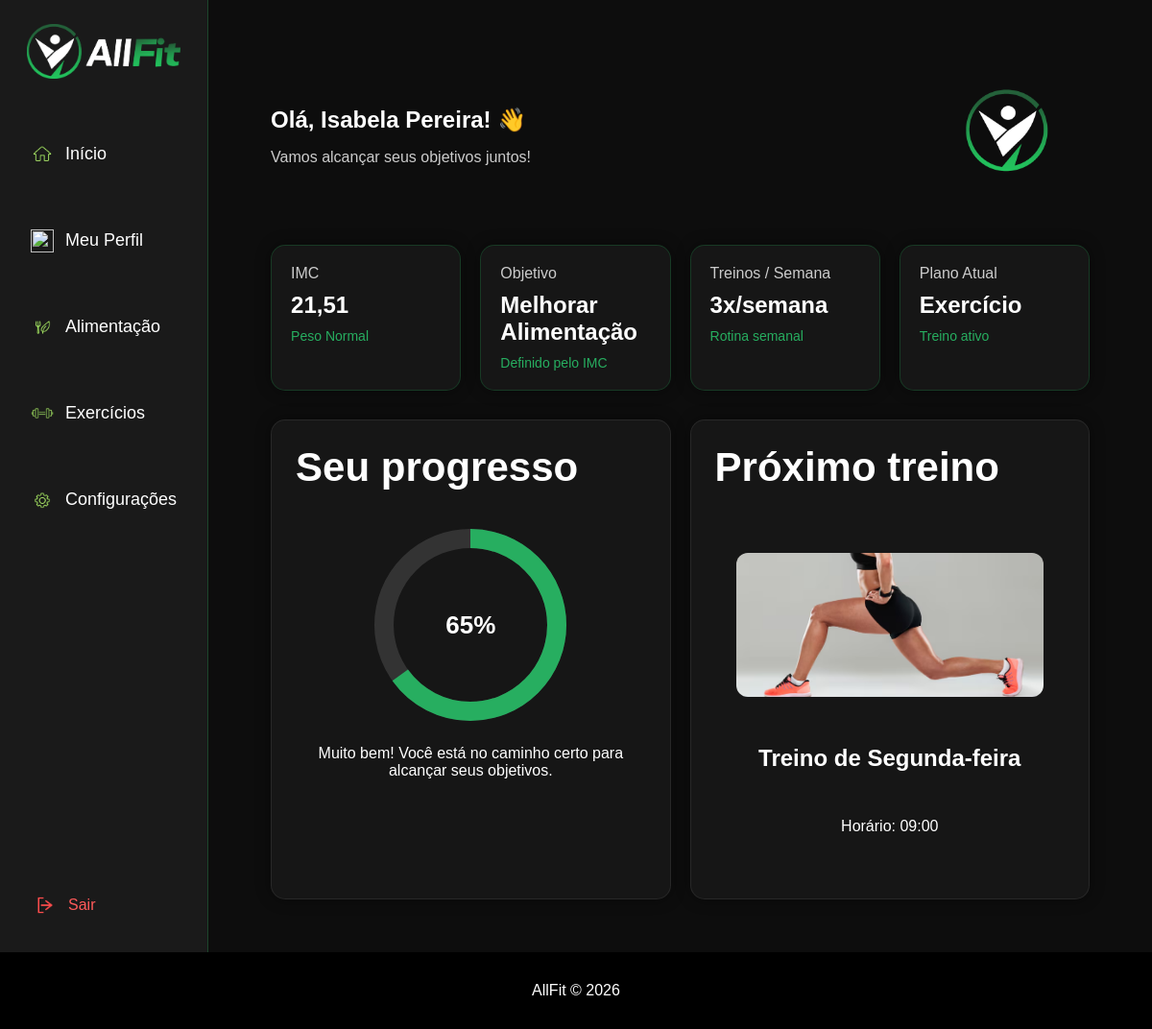
The page /AllFit/dashboard.php (signed in) on the database its author committed.
### tables this page shows
CREATE TABLE IF NOT EXISTS `perfis` (
  `id_perfil` int(11) NOT NULL AUTO_INCREMENT,
  `id_usuario` int(11) NOT NULL,
  `idade` int(11) NOT NULL,
  `altura` decimal(4,2) NOT NULL,
  `peso` decimal(5,2) NOT NULL,
  PRIMARY KEY (`id_perfil`)
);

CREATE TABLE IF NOT EXISTS `treinos` (
  `id_treino` int(11) NOT NULL AUTO_INCREMENT,
  `id_usuario` int(11) NOT NULL,
  `tipo_exercicio` varchar(30) NOT NULL,
  `horario_inicio` time NOT NULL,
  `horario_fim` time NOT NULL,
  `duracao` int(11) NOT NULL,
  `local` varchar(30) NOT NULL,
  `dias_treino` varchar(100) NOT NULL,
  `dias_total` int(11) NOT NULL,
  PRIMARY KEY (`id_treino`)
);

### AllFit/dashboard.php (the view, shortened to what this page needs)
<?php
    $id_usuario = $_SESSION["id_usuario"];
    $sql = mysql_query("
        SELECT *
        FROM perfis
        WHERE id_usuario = '$id_usuario'
    ");
    $perfil = null;
    if (mysql_num_rows($sql) > 0) {
        $perfil = mysql_fetch_assoc($sql);
    }
    $objetivo = null;
    if ($perfil != null) {
        $imc = $perfil["peso"] / ($perfil["altura"] * $perfil["altura"]);
        if ($imc < 18.5) {
            $objetivo = "Ganhar Massa";
        }
        elseif ($imc < 25) {
            $objetivo = "Melhorar Alimentação";
        }
        else {
            $objetivo = "Emagrecer";
        }
    }
    $treino = null;
    $sqlTreino = mysql_query("
        SELECT *
        FROM treinos
        WHERE id_usuario = '$id_usuario'
    ");
    if (mysql_num_rows($sqlTreino) > 0) {
        $treino = mysql_fetch_assoc($sqlTreino);
    }
    $quantidadeDias = 0;
    $primeiroDia = null;
    if ($treino != null) {
        if (!empty($treino["dias_treino"])) {
            $dias = explode(", ", $treino["dias_treino"]);
            $quantidadeDias = count($dias);
            $primeiroDia = $dias[0];
        }
    }
    $nomesDias = array(
        "segunda" => "Segunda-feira",
        "terca" => "Terça-feira",
        "quarta" => "Quarta-feira",
        "quinta" => "Quinta-feira",
        "sexta" => "Sexta-feira"
    );
?>
<html lang="pt-br">
<head>
    <link rel="stylesheet" href="Base_Style.css">
    <link rel="stylesheet" href="dashboardStyle.css">
</head>
<body>
    <section class="dashboard">
        <aside class="sidebar">
            <img class="logo-dash" src="logo 1.png" alt="AllFit">
            <nav class="menu-dash">
                <a href="dashboard.php">
                    <img src="home.png" alt="">
                    Início
                </a>
                <a href="perfil.php">
                    <img src="profile.png" alt="">
                    Meu Perfil
                </a>
                <a href="#" onclick="abrirDieta()">
                    <img src="diet.png" alt="">
                    Alimentação
                </a>
                <a href="#" onclick="abrirExercicios()">
                    <img src="dumbbell.png" alt="">
                    Exercícios
                </a>
                <a href="configuracao.php">
                    <img src="settings.png" alt="">
                    Configurações
                </a>
            </nav>
            <a href = "index.html" class="sair-dash">
                <img src="logout.png" alt="">
                Sair
            </a>
        </aside>
        <div class="page-container">
            <main class="conteudo-dash">
                <div class="topo-dash">
                    <div>
                        <h1>
                            Olá, <?php echo $_SESSION["nome_usuario"]; ?>! 👋
                        </h1>
                        <p>
                            Vamos alcançar seus objetivos juntos!
                        </p>
                    </div>
                    <div class="imagem-topo">
                        <img src="logo.png" alt="">
                    </div>
                </div>
                <section class="cards-dash">
                    <div class="dash-card" id="card-imc">
                        <p>IMC</p>
                        <?php if ($perfil == null) { ?>
                            <h2>
                                Não Definido
                            </h2>
                            <span>
                                Cadastre seu Perfil
                            </span>
                        <?php } else { ?>
                            <?php
                                $imc = $perfil["peso"] /
                                       ($perfil["altura"] * $perfil["altura"]);
                                if ($imc < 18.5) {
                                    $biotipo = "Abaixo do peso";
                                }
                                elseif ($imc < 25) {
                                    $biotipo = "Peso Normal";
                                }
                                elseif ($imc < 30) {
                                    $biotipo = "Sobrepeso";
                                }
                                elseif ($imc < 35) {
                                    $biotipo = "Obesidade Grau I";
                                }
                                elseif ($imc < 40) {
                                    $biotipo = "Obesidade Grau II";
                                }
                                else {
                                    $biotipo = "Obesidade Grau III";
                                }
                            ?>
                            <h2>
                                <?php
                                    echo number_format($imc, 2, ",", ".");
                                ?>
                            </h2>
                            <span>
                                <?php
                                    echo $biotipo;
                                ?>
                            </span>
                        <?php } ?>
                    </div>
                    <div class="dash-card" id="card-obj">
                        <p>Objetivo</p>
                        <?php if ($objetivo == null) { ?>
                            <h2>
                                Não definido
                            </h2>
                            <span>
                                Cadastre seu Perfil
                            </span>
                        <?php } else { ?>
                            <h2>
                                <?php echo $objetivo; ?>
                            </h2>
                            <span>
                                Definido pelo IMC
                            </span>
                        <?php } ?>
                    </div>
                    <div class="dash-card" id="card-treinoPorSemana">
                        <p>
                            Treinos / Semana
                        </p>
                        <?php if ($treino == null) { ?>
                            <h2>
                                Não definido
                            </h2>
                            <span>
                                Sem rotina
                            </span>
                        <?php } else { ?>
                            <h2>
                                <?php echo $quantidadeDias; ?>x/semana
                            </h2>
                            <span>
                                Rotina semanal
                            </span>
                        <?php } ?>
                    </div>
                    <div class="dash-card" id="card-planoAtual">
                        <p>
                            Plano Atual
                        </p>
                        <?php if ($treino == null) { ?>
                            <h2>
                                Não definido
                            </h2>
                            <span>
                                Sem plano ativo
                            </span>
                        <?php } else { ?>
                            <h2>
                                Exercício
                            </h2>
                            <span>
                                Treino ativo
                            </span>
                        <?php } ?>
                    </div>
                </section>
                <section class="area-baixo">
                    <div class="painel">
                        <h1>
                            Seu progresso
                        </h1>
                        <div class="progresso-circulo">
                            <svg width="220" height="220">
                                <circle
                                    class="bg"
                                    cx="110"
                                    cy="110"
                                    r="90">
                                </circle>
                                <circle
                                    class="progress"
                                    cx="110"
                                    cy="110"
                                    r="90">
                                </circle>
                            </svg>
                            <span id="progressoTexto">
                            </span>
                        </div>
                        <?php if ($perfil == null || $treino == null) { ?>
                            <p id="textoProgresso">
                                Crie seu perfil e uma rotina para acompanhar seu progresso.
                            </p>
                        <?php } else { ?>
                            <p id="textoProgresso">
                                Muito bem! Você está no caminho certo para alcançar seus objetivos.
                            </p>
                        <?php } ?>
                    </div>
                    <div class="painel">
                        <h1>
                            Próximo treino
                        </h1>
                        <?php if ($treino == null) { ?>
                            <img
                                class="img-treino"
                                src="treino_perna.avif"
                                alt="Treino"
                                style="display:none;">
                            <h2>
                                Não definido
                            </h2>
                            <p>
                                Crie uma rotina de exercícios.
                            </p>
                        <?php } else { ?>
                            <img
                                class="img-treino"
                                src="treino_perna.avif"
                                alt="Treino">
                            <h2>
                                Treino de
                                <?php
                                    if (isset($nomesDias[$primeiroDia])) {
                                        echo $nomesDias[$primeiroDia];
                                    } else {
                                        echo $primeiroDia;
                                    }
                                ?>
                            </h2>
                            <p>
                                Horário:
                                <?php
                                    echo substr(
                                        $treino["horario_inicio"],
                                        0,
                                        5
                                    );
                                ?>
                            </p>
                        <?php } ?>
                    </div>
                </section>
            </main>
        </div>
    </section>
    <footer class="footer-dash">
        <p>
            AllFit © 2026
        </p>
    </footer>
</body>
</html>

### AllFit/Base_Style.css (style rules this page uses)
* { box-sizing: border-box; }
:root { --verde-claro: #27AE60; --verde-medio: #1E7F4A; --verde-escuro: #0D3D24; --bg-primary: #121212; --bg-secondary: #1A1A1A; }
html, body { height: 100%; min-height: 100%; margin: 0; background-color: #0d0d0d; }
body { margin: 0; font-family: Arial, sans-serif; background-color: var(--bg-primary); color: white; display: flex; flex-direction: column; overflow-x: hidden; }
a { color: var(--verde-claro); }
nav a { user-select: none; color: white; padding-bottom: 4px; border-bottom: 2px solid #0000; text-decoration: none; margin-left: 20px; transition: 0.2s; }
footer { background-color: black; text-align: center; padding: 15px; margin-top: auto; color: white; }
.dashboard { flex: 1; background-color: #0d0d0d; display: flex; color: white; }
.sidebar { width: 220px; height: auto; background-color:#1A1A1A; box-sizing: border-box; padding: 25px 20px; display: flex; flex-direction: column; justify-content: space-between; border-right: 1px solid rgba(34, 197, 94, 0.25); }
.logo-dash { width: 160px; margin: 0 auto 35px auto; }
.menu-dash { display: flex; flex-direction: column; gap: 12px; margin-left: -20px; }
.menu-dash a { text-decoration: none; padding: 12px; border-radius: 10px; transition: 0.3s; font-size: large; margin-top: 20px; display: flex; align-items: center; gap: 12px; color: white; }
.menu-dash img { width: 24px; height: 24px; object-fit: contain; }
.sair-dash { display: flex; align-items: center; margin-top: auto; gap: 12px; color: #ff5a5a; text-decoration: none; padding: 12px; border-radius: 10px; transition: 0.3s; }
.sair-dash img { width: 24px; height: 24px; object-fit: contain; }
.conteudo-dash { flex: 1; padding: 35px; box-sizing: border-box; width: 100%; }
.footer-dash { margin-top: auto; width: 100%; background-color: black; text-align: center; padding: 15px; box-sizing: border-box; }
.topo-dash { display: grid; grid-template-columns: auto 320px; align-items: center; gap: 40px; width: 100%; }
.topo-dash h1 { margin-bottom: 5px; }
.topo-dash p { color: #ccc; }
.imagem-topo { display: flex; justify-content: flex-end; }
.imagem-topo img { width: 170px; height: 170px; object-fit: cover; }
.cards-dash { display: flex; gap: 10px; flex-wrap: wrap; margin-top: 30px; }
.dash-card { background-color: #161616; border: 1px solid rgba(34, 197, 94, 0.2); border-radius: 15px; width: 190px; padding: 20px; box-shadow: 0 0 15px rgba(0,0,0,0.4); }
.dash-card p { color: #ccc; margin: 0; }
.dash-card h2 { margin: 10px 0; }
.dash-card span { color: var(--verde-claro); font-size: 14px; }
.area-baixo { display: flex; justify-content: center; align-items: stretch; gap: 40px; flex-wrap: wrap; margin-top: 30px; }
.painel { background-color: #161616; border: 1px solid rgba(34, 197, 94, 0.25); border-radius: 15px; padding: 25px; height: 500px; width: 500px; display: flex; flex-direction: column; justify-content: flex-start; padding-top: 25px; align-items: center; text-align: center; gap: 20px; }
.painel h1 { margin: 0 0 20px 0; margin-top: 0px; margin-bottom: 35px; font-size: 42px; align-self: flex-start; text-align: center; }
.painel p { margin: 8px 0; }
.progresso-circulo { position: relative; width: 220px; height: 220px; display: flex; justify-content: center; align-items: center; margin: 20px auto; background: none !important; border: none !important; }
.progresso-circulo::before { display: none !important; }
.progresso-circulo svg { position: absolute; transform: rotate(-90deg); }
.progresso-circulo span { position: relative; z-index: 2; font-size: 36px; font-weight: bold; color: white; }
#textoProgresso { margin-top: 20px; max-width: 360px; text-align: center; }
.img-treino { width: 100%; max-width: 320px; height: 200px; object-fit: cover; border-radius: 14px; margin-top: 15px; margin-bottom: 20px; }
.page-container { width: 100%; max-width: 1800px; margin: 0 auto; margin-left: auto; margin-right: auto; padding: 20px 30px; }

### rows shown on the page
perfis: imc "21,51", biotipo "Peso Normal", objetivo "Melhorar Alimentação"
treinos: dias_treino "3", dias_treino "Segunda-feira", horario_inicio "09:00"

### other values the page prints
$_SESSION["nome_usuario"] "Isabela Pereira"
